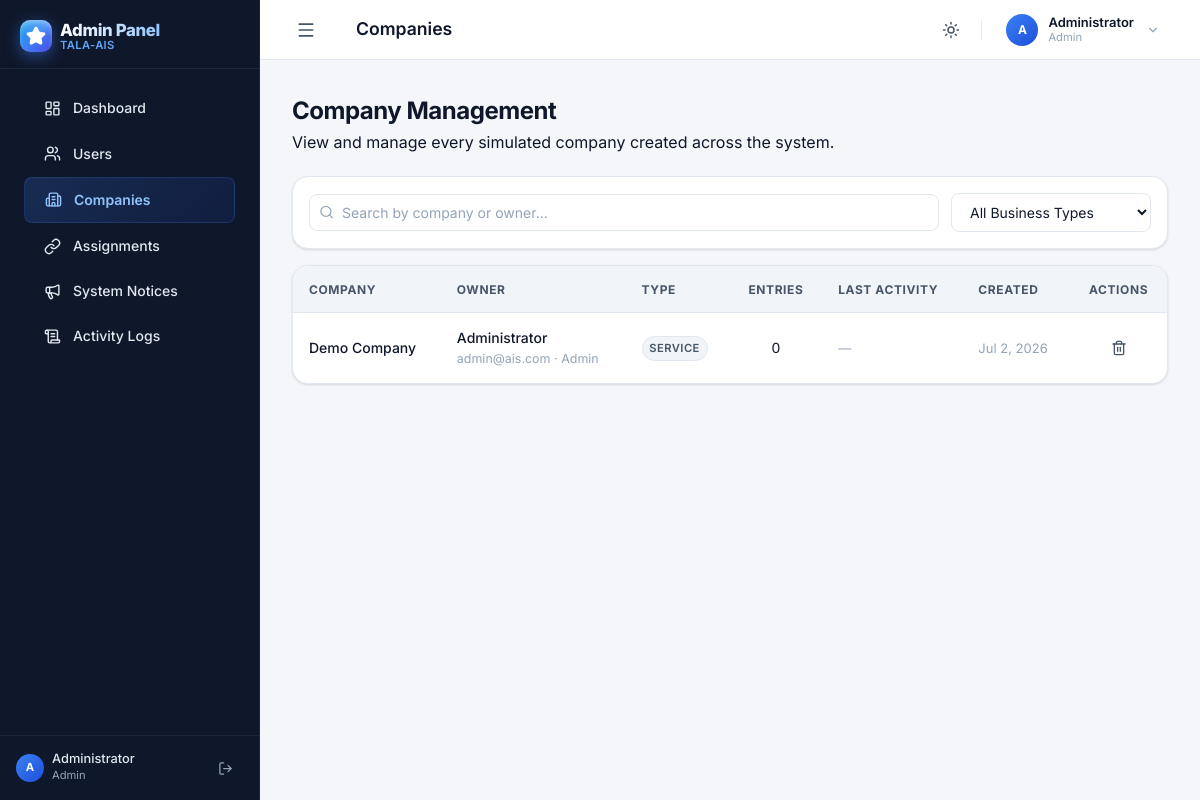
Screenshot of /admin/companies.php (signed in) with the database file from the repository.
### tables this page shows
CREATE TABLE IF NOT EXISTS `companies` (
    `id` INT AUTO_INCREMENT PRIMARY KEY,
    `user_id` INT NOT NULL,
    `name` VARCHAR(150) NOT NULL,
    `address` TEXT,
    `business_type` ENUM('Service','Merchandising','Manufacturing') NOT NULL DEFAULT 'Service',
    `tax_registered` TINYINT(1) NOT NULL DEFAULT 0,
    `tax_type` ENUM('VAT','Percentage Tax') DEFAULT NULL,
    `period_type` ENUM('Calendar','Fiscal') NOT NULL DEFAULT 'Calendar',
    `fiscal_start_month` VARCHAR(20) DEFAULT NULL,
    `fiscal_start_date` INT DEFAULT NULL,
    `fiscal_year_end` VARCHAR(20) DEFAULT 'December 31',
    `created_at` TIMESTAMP DEFAULT CURRENT_TIMESTAMP,
    FOREIGN KEY (`user_id`) REFERENCES `users`(`id`) ON DELETE CASCADE
);

CREATE TABLE IF NOT EXISTS `users` (
    `id` INT AUTO_INCREMENT PRIMARY KEY,
    `name` VARCHAR(100) NOT NULL,
    `email` VARCHAR(150) NOT NULL UNIQUE,
    `password` VARCHAR(255) NOT NULL,
    `role` ENUM('Admin','Instructor','Student') NOT NULL DEFAULT 'Student',
    `status` ENUM('approved','pending','rejected') NOT NULL DEFAULT 'approved',
    `faculty_id` VARCHAR(50) NULL DEFAULT NULL,
    `department` VARCHAR(100) NULL DEFAULT NULL,
    `verification_notes` TEXT NULL DEFAULT NULL,
    `verified_by` INT NULL DEFAULT NULL,
    `verified_at` DATETIME NULL DEFAULT NULL,
    `active_company_id` INT NULL DEFAULT NULL,
    `created_at` TIMESTAMP DEFAULT CURRENT_TIMESTAMP
);

### admin/companies.php (the view, shortened to what this page needs)
<?php
require_once '../includes/header.php';
$db = get_db();
$res = $db->query("
    SELECT c.id, c.name, c.business_type, c.tax_registered, c.created_at,
           u.id as owner_id, u.name as owner_name, u.email as owner_email, u.role as owner_role,
           (SELECT COUNT(*) FROM journal_entries e WHERE e.company_id = c.id AND e.deleted_at IS NULL) as entry_count,
           (SELECT MAX(e.created_at) FROM journal_entries e WHERE e.company_id = c.id AND e.deleted_at IS NULL) as last_activity
    FROM companies c
    JOIN users u ON c.user_id = u.id
    ORDER BY c.created_at DESC
");
$companies = $res->fetch_all(MYSQLI_ASSOC);
?>
<div class="page-header">
    <div class="page-header-text">
        <h1 class="page-title">Company Management</h1>
        <p class="page-subtitle">View and manage every simulated company created across the system.</p>
    </div>
</div>
<div class="card" style="padding: 1rem; margin-bottom: 1rem; display: flex; gap: 0.75rem; flex-wrap: wrap; align-items: center;">
    <div style="position: relative; flex: 1; min-width: 220px;">
        <i data-lucide="search" style="width:15px;height:15px; position:absolute; left:10px; top:50%; transform:translateY(-50%); color: var(--text-muted);"></i>
        <input type="text" id="companySearch" class="form-control" style="padding-left: 32px;" placeholder="Search by company or owner..." onkeyup="filterCompanies()">
    </div>
    <select id="typeFilter" class="form-control" style="max-width: 200px;" onchange="filterCompanies()">
        <option value="">All Business Types</option>
    </select>
</div>
<div class="card" style="padding: 0; overflow: hidden;">
    <div class="table-container">
        <table class="table">
            <thead>
                <tr>
                    <th>Company</th>
                    <th>Owner</th>
                    <th>Type</th>
                    <th class="text-center">Entries</th>
                    <th>Last Activity</th>
                    <th>Created</th>
                    <th class="text-center">Actions</th>
                </tr>
            </thead>
            <tbody id="companyTableBody">
                <?php foreach ($companies as $c): ?>
                <tr data-search="<?= htmlspecialchars(strtolower($c['name'] . ' ' . $c['owner_name'] . ' ' . $c['owner_email'])) ?>" data-type="<?= htmlspecialchars($c['business_type']) ?>">
                    <td style="font-weight: 500;"><?= htmlspecialchars($c['name']) ?></td>
                    <td>
                        <div style="font-weight: 500;"><?= htmlspecialchars($c['owner_name']) ?></div>
                        <div class="text-muted" style="font-size: 0.78rem;"><?= htmlspecialchars($c['owner_email']) ?> · <?= htmlspecialchars($c['owner_role']) ?></div>
                    </td>
                    <td><span class="badge badge-neutral"><?= htmlspecialchars($c['business_type']) ?></span></td>
                    <td class="text-center"><?= (int)$c['entry_count'] ?></td>
                    <td style="font-size: 0.8125rem; color: var(--text-muted);">
                        <?= $c['last_activity'] ? date('M j, Y', strtotime($c['last_activity'])) : '—' ?>
                    </td>
                    <td style="font-size: 0.8125rem; color: var(--text-muted);"><?= date('M j, Y', strtotime($c['created_at'])) ?></td>
                    <td>
                        <div class="flex justify-center gap-2">
                            <form method="POST" onsubmit="return confirm('Permanently delete \'<?= htmlspecialchars(addslashes($c['name'])) ?>\'? This will remove ALL its accounts, journal entries, and records. This cannot be undone.');" style="display:inline;">
                                <button type="submit" class="icon-btn text-danger" title="Delete Company">
                                    <i data-lucide="trash-2" style="width:16px;height:16px;"></i>
                                </button>
                            </form>
                        </div>
                    </td>
                </tr>
                <?php endforeach; ?>
            </tbody>
        </table>
    </div>
</div>
<?php require_once '../includes/footer.php'; ?>

### rows the page displays
companies: name "Demo Company", user.name "Administrator", user.email "admin@ais.com", user.role "Admin", business_type "SERVICE", entry_count "0", created_at "Jul 2, 2026"

### other values shown
$item['label'] "Dashboard"
$item['label'] "Users"
$item['label'] "Companies"
$item['label'] "Assignments"
$item['label'] "System Notices"
$item['label'] "Activity Logs"
$initials "A"
$userName "Administrator"
$userRole "Admin"
$pageTitle "Companies"
